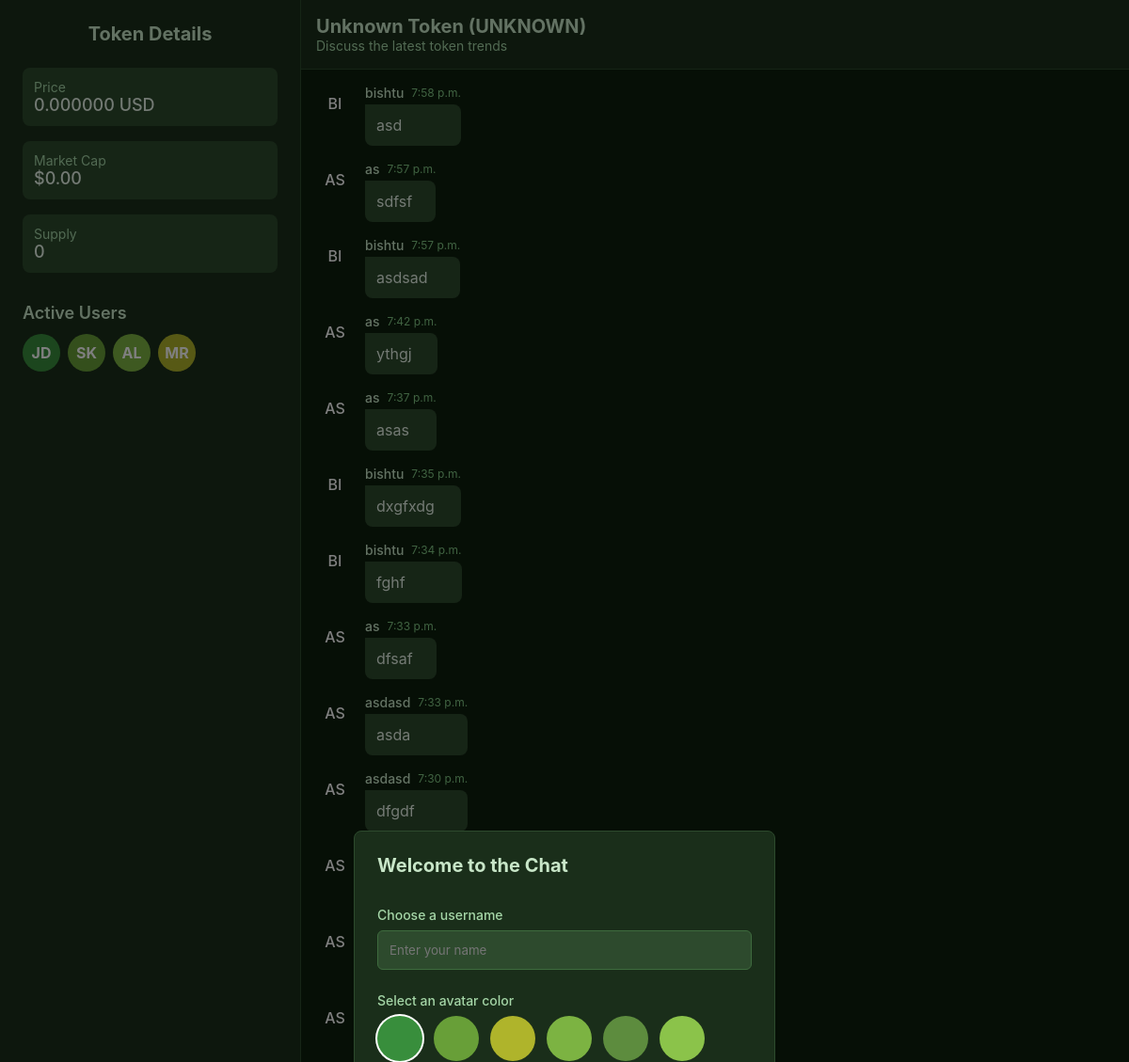
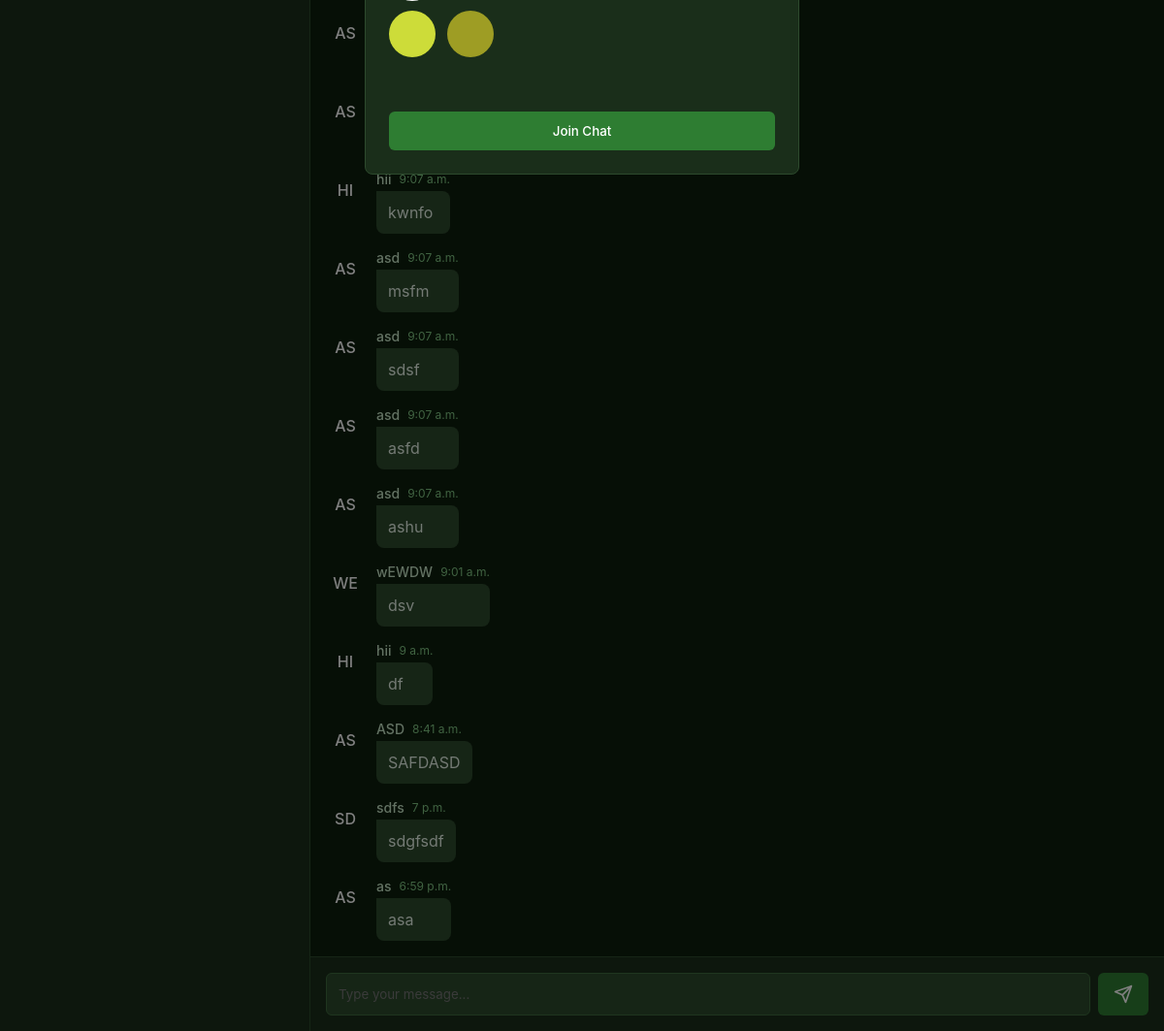
Screenshot of /chat/Ey59PH7Z4BFU4HjyKnyMdWt5GGN76KazTAwQihoUXRnk/ with the database file from the repository (2 pictures, top to bottom).
### chat/models.py (models this page shows)
class ChatMessage(models.Model):
    user = models.CharField(max_length=100)  # Changed to CharField
    room = models.CharField(max_length=100)
    message = models.TextField()
    timestamp = models.DateTimeField(auto_now_add=True)

### chat/views.py (the view)
# urls.py: re_path(r'^chat/(?P<room_name>[\w-]+)/$', views.chat_room, name='chat_room'),
def chat_room(request, room_name):
    username = request.session.get('username', 'Anonymous')
    token_data = get_token_data(room_name)
    messages = ChatMessage.objects.filter(room=room_name).order_by('-timestamp')[:50]
    return render(request, 'chat/room.html', {
        'room_name': room_name,
        'token_data': token_data,
        'messages': messages,
        'username': username  # Pass to template
    })

### chat/views.py (called while the page is built)
def get_metadata_pda(mint_address):
    program_id = Pubkey.from_string("metaqbxxUerdq28cj1RbAWkYQm3ybzjb6a8bt518x1s")
    seeds = [b'metadata', bytes(program_id), bytes(Pubkey.from_string(mint_address))]
    pda, _ = Pubkey.find_program_address(seeds, program_id)
    return str(pda)

### chat/templates/chat/room.html (shortened to what this page needs)
<!DOCTYPE html>
<html lang="en">
<head>
    <link rel="stylesheet" href="https://cdnjs.cloudflare.com/ajax/libs/font-awesome/6.4.0/css/all.min.css">
</head>
<body>
    <div class="container">
        <div class="token-panel">
            <h2>Token Details</h2>
            <div class="token-details">
                <div class="token-detail">
                    <span class="token-label">Price</span>
                    <span class="token-value">{{ token_data.price|floatformat:6 }} {{ token_data.vsTokenSymbol }}</span>
                </div>
                <div class="token-detail">
                    <span class="token-label">Market Cap</span>
                    <span class="token-value">${{ token_data.market_cap|floatformat:2 }}</span>
                </div>
                <div class="token-detail">
                    <span class="token-label">Supply</span>
                    <span class="token-value">{{ token_data.supply|floatformat:"0" }}</span>
                </div>
            </div>
            <div class="active-users">
                <h3>Active Users</h3>
                <div class="user-avatars">
                    <div class="user-avatar" style="background-color: #388e3c;">JD</div>
                    <div class="user-avatar" style="background-color: #689f38;">SK</div>
                    <div class="user-avatar" style="background-color: #7cb342;">AL</div>
                    <div class="user-avatar" style="background-color: #afb42b;">MR</div>
                </div>
            </div>
        </div>
        <div class="chat-area">
            <div class="chat-header">
                <h1>{{ token_data.name }} ({{ token_data.symbol }})</h1>
                <p>Discuss the latest token trends</p>
            </div>
            <div class="messages-container" id="chat-log">
                {% for message in messages %}
                <div class="message {% if message.user == username %}own-message{% endif %}">
                    <div class="message-avatar">
                        {{ message.user|slice:":2"|upper }}
                    </div>
                    <div class="message-content">
                        <div class="message-header">
                            <span class="message-sender">{{ message.user }}</span>
                            <span class="message-time">{{ message.timestamp|time }}</span>
                        </div>
                        <div class="message-bubble">{{ message.message }}</div>
                    </div>
                </div>
                {% endfor %}
            </div>
            <div class="input-area">
                <div class="input-container">
                    <input type="text" class="message-input" id="chat-message-input" placeholder="Type your message...">
                    <button class="send-button" id="chat-message-submit">
                        <svg xmlns="http://www.w3.org/2000/svg" width="20" height="20" viewBox="0 0 24 24" fill="none" stroke="currentColor" stroke-width="2" stroke-linecap="round" stroke-linejoin="round">
                            <line x1="22" y1="2" x2="11" y2="13"></line>
                            <polygon points="22 2 15 22 11 13 2 9 22 2"></polygon>
                        </svg>
                    </button>
                </div>
            </div>
        </div>
    </div>
    <div class="modal-overlay" id="user-modal">
        <div class="modal">
            <div class="modal-header">
                <h2 class="modal-title">Welcome to the Chat</h2>
            </div>
            <div class="modal-body">
                <div class="form-group">
                    <label for="modal-username" class="form-label">Choose a username</label>
                    <input type="text" id="modal-username" class="form-input" placeholder="Enter your name">
                </div>
                <div class="form-group">
                    <label class="form-label">Select an avatar color</label>
                    <div class="avatar-colors" id="avatar-colors">
                        <div class="avatar-color selected" style="background-color: #388e3c;" data-color="#388e3c"></div>
                        <div class="avatar-color" style="background-color: #689f38;" data-color="#689f38"></div>
                        <div class="avatar-color" style="background-color: #afb42b;" data-color="#afb42b"></div>
                        <div class="avatar-color" style="background-color: #7cb342;" data-color="#7cb342"></div>
                        <div class="avatar-color" style="background-color: #5d8c3e;" data-color="#5d8c3e"></div>
                        <div class="avatar-color" style="background-color: #8bc34a;" data-color="#8bc34a"></div>
                        <div class="avatar-color" style="background-color: #cddc39;" data-color="#cddc39"></div>
                        <div class="avatar-color" style="background-color: #9e9d24;" data-color="#9e9d24"></div>
                    </div>
                </div>
            </div>
            <div class="modal-footer">
                <button class="modal-button" id="join-chat">Join Chat</button>
            </div>
        </div>
    </div>
</body>
</html>

### chat/templates/chat/room.html (style rules this page uses)
* { margin: 0; padding: 0; box-sizing: border-box; font-family: -apple-system, BlinkMacSystemFont, 'Segoe UI', Roboto, Oxygen, Ubuntu, Cantarell, 'Open Sans', 'Helvetica Neue', sans-serif; }
body { background-color: #0d1f0d; color: #e0f2e0; height: 100vh; overflow: hidden; }
.container { display: flex; height: 100vh; flex-direction: column; }
@media (min-width: 768px) { .container { flex-direction: row; } }
.token-panel { width: 100%; background-color: #1a2e1a; padding: 1.5rem; border-right: 1px solid #2d4a2d; }
@media (min-width: 768px) { .token-panel { width: 320px; } }
.token-panel h2 { font-size: 1.25rem; font-weight: bold; margin-bottom: 1.5rem; text-align: center; color: #c8e6c8; }
.token-details { display: flex; flex-direction: column; gap: 1rem; }
.token-detail { padding: 0.75rem; background-color: #2d4a2d; border-radius: 0.5rem; }
.token-label { display: block; font-size: 0.875rem; color: #a5d6a7; }
.token-value { display: block; font-size: 1.125rem; font-weight: 500; color: #e8f5e9; }
.active-users { margin-top: 2rem; }
.active-users h3 { font-size: 1.125rem; font-weight: 600; margin-bottom: 0.75rem; color: #c8e6c8; }
.user-avatars { display: flex; flex-wrap: wrap; gap: 0.5rem; }
.user-avatar { width: 2.5rem; height: 2.5rem; border-radius: 9999px; display: flex; align-items: center; justify-content: center; font-weight: bold; color: white; }
.chat-area { flex: 1; display: flex; flex-direction: column; height: 100%; }
.chat-header { padding: 1rem; border-bottom: 1px solid #2d4a2d; background-color: #1a2e1a; }
.chat-header h1 { font-size: 1.25rem; font-weight: bold; color: #c8e6c8; }
.chat-header p { font-size: 0.875rem; color: #a5d6a7; }
.messages-container { flex: 1; overflow-y: auto; padding: 1rem; display: flex; flex-direction: column; gap: 1rem; background-color: #0d1f0d; }
.message { display: flex; max-width: 80%; }
.message-avatar { width: 2.5rem; height: 2.5rem; border-radius: 9999px; display: flex; align-items: center; justify-content: center; font-weight: 500; flex-shrink: 0; color: white; }
.message:not(.own-message) .message-avatar { margin-right: 0.75rem; }
.message-content { display: flex; flex-direction: column; }
.message-header { display: flex; align-items: center; margin-bottom: 0.25rem; }
.message-sender { font-size: 0.875rem; font-weight: 500; color: #c8e6c8; }
.message-time { font-size: 0.75rem; color: #81c784; margin-left: 0.5rem; }
.message-bubble { padding: 0.75rem; border-radius: 0.5rem; background-color: #2d4a2d; white-space: pre-wrap; word-break: break-word; color: #e8f5e9; }
.message:not(.own-message) .message-bubble { border-top-left-radius: 0; }
.input-area { padding: 1rem; border-top: 1px solid #2d4a2d; background-color: #1a2e1a; }
.input-container { display: flex; gap: 0.5rem; }
.message-input { flex: 1; padding: 0.75rem; border-radius: 0.375rem; border: 1px solid #3e6b3e; background-color: #2d4a2d; color: #e8f5e9; outline: none; }
.send-button { padding: 0.75rem 1rem; background-color: #2e7d32; color: white; border: none; border-radius: 0.375rem; cursor: pointer; display: flex; align-items: center; justify-content: center; }
.modal-overlay { position: fixed; top: 0; left: 0; right: 0; bottom: 0; background-color: rgba(0, 0, 0, 0.5); display: flex; align-items: center; justify-content: center; z-index: 1000; }
.modal { background-color: #1a2e1a; border-radius: 0.5rem; padding: 1.5rem; width: 100%; max-width: 28rem; border: 1px solid #2d4a2d; }
.modal-header { margin-bottom: 1rem; }
.modal-title { font-size: 1.25rem; font-weight: bold; color: #c8e6c8; }
.modal-body { padding: 1rem 0; }
.form-group { margin-bottom: 1.5rem; }
.form-label { display: block; font-size: 0.875rem; font-weight: 500; margin-bottom: 0.5rem; color: #a5d6a7; }
.form-input { width: 100%; padding: 0.75rem; border-radius: 0.375rem; border: 1px solid #3e6b3e; background-color: #2d4a2d; color: #e8f5e9; outline: none; }
.avatar-colors { display: flex; flex-wrap: wrap; gap: 0.75rem; }
.avatar-color { width: 3rem; height: 3rem; border-radius: 9999px; cursor: pointer; display: flex; align-items: center; justify-content: center; transition: all 0.2s; color: white; }
.avatar-color.selected { box-shadow: 0 0 0 2px white, 0 0 0 4px #1a2e1a; }
.modal-footer { margin-top: 1rem; }
.modal-button { width: 100%; padding: 0.75rem; background-color: #2e7d32; color: white; border: none; border-radius: 0.375rem; cursor: pointer; font-weight: 500; }

### rows the page displays
ChatMessage: user "BI", user "bishtu", timestamp "7:58 p.m.", message "asd"
ChatMessage: user "AS", user "as", timestamp "7:57 p.m.", message "sdfsf"
ChatMessage: user "BI", user "bishtu", timestamp "7:57 p.m.", message "asdsad"
ChatMessage: user "AS", user "as", timestamp "7:42 p.m.", message "ythgj"
ChatMessage: user "AS", user "as", timestamp "7:37 p.m.", message "asas"
ChatMessage: user "BI", user "bishtu", timestamp "7:35 p.m.", message "dxgfxdg"
ChatMessage: user "BI", user "bishtu", timestamp "7:34 p.m.", message "fghf"
ChatMessage: user "AS", user "as", timestamp "7:33 p.m.", message "dfsaf"
ChatMessage: user "AS", user "asdasd", timestamp "7:33 p.m.", message "asda"
ChatMessage: user "AS", user "asdasd", timestamp "7:30 p.m.", message "dfgdf"
ChatMessage: user "AS"
ChatMessage: user "AS"
ChatMessage: user "AS"
ChatMessage: user "AS"
ChatMessage: user "AS"
ChatMessage: user "HI", user "hii", timestamp "9:07 a.m.", message "kwnfo"
ChatMessage: user "AS", user "asd", timestamp "9:07 a.m.", message "msfm"
ChatMessage: user "AS", user "asd", timestamp "9:07 a.m.", message "sdsf"
ChatMessage: user "AS", user "asd", timestamp "9:07 a.m.", message "asfd"
ChatMessage: user "AS", user "asd", timestamp "9:07 a.m.", message "ashu"
ChatMessage: user "WE", user "wEWDW", timestamp "9:01 a.m.", message "dsv"
ChatMessage: user "HI", user "hii", timestamp "9 a.m.", message "df"
ChatMessage: user "AS", user "ASD", timestamp "8:41 a.m.", message "SAFDASD"
ChatMessage: user "SD", user "sdfs", timestamp "7 p.m.", message "sdgfsdf"
ChatMessage: user "AS", user "as", timestamp "6:59 p.m.", message "asa"

### other values shown
{{ token_data.price|floatformat:6 }} "0.000000"
{{ token_data.vsTokenSymbol }} "USD"
{{ token_data.market_cap|floatformat:2 }} "0.00"
{{ token_data.supply|floatformat:"0" }} "0"
{{ token_data.name }} "Unknown Token"
{{ token_data.symbol }} "UNKNOWN"
